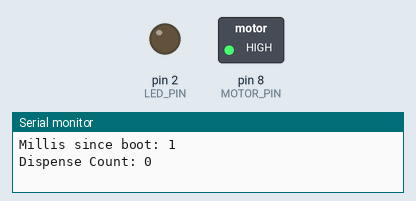
Simulated run of this sketch. Board: Arduino Uno, built with avr-gcc and run on an emulated ATmega328P. Shown: switched loads named in the sketch (green lamp = pin HIGH), output pins drawn as LEDs (lit = HIGH), the last lines printed to the serial monitor.

Above: at 0.1 s.
At 64.14 s:
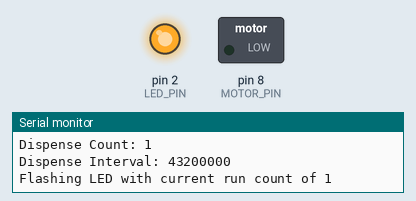
At 124.7 s:
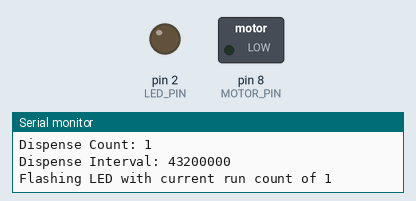
Timing chart, 0 to 126.2 s (numbered marks = the images above):
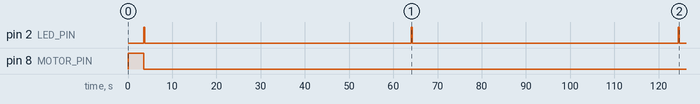

Measured:
- by itself, pin 2 (LED_PIN): alternates HIGH for 0.20 s and LOW for 60.3 s
- by itself, pin 8 (MOTOR_PIN): LOW → HIGH at 0.09 s, → LOW 3.5 s later

The sketch:

feed_the_kitty.ino
```cpp
unsigned int LED_PIN = 2;
unsigned int MOTOR_PIN = 8;
unsigned long DISPENSE_INTERVAL = 1000UL * 60 * 60 * 12; // Dispense every X hours.
unsigned long MOTOR_RUNTIME = 1000UL * 3.5; // Run dispensing motor for X seconds per run.
unsigned int DELAY = 1000U * 60; // Run loop every X seconds.
unsigned int LED_RUNTIME = 200; // Flash LED at 5Hz.

unsigned int dispenseCount = 0;

void setup() {
  pinMode(LED_PIN, OUTPUT);
  pinMode(MOTOR_PIN, OUTPUT);
  Serial.begin(9600);
  Serial.println("Starting up. MOTOR_RUNTIME=" + String(MOTOR_RUNTIME) + ", DISPENSE_INTERVAL=" + String(DISPENSE_INTERVAL / 1000) + " seconds");
}

void loop() {
  Serial.println("Millis since boot: " + String(millis()));
  Serial.println("Dispense Count: " + String(dispenseCount));
  Serial.println("Dispense Interval: " + String(DISPENSE_INTERVAL));

  if (millis() >= dispenseCount * DISPENSE_INTERVAL) {
    dispenseCount++;

    Serial.println("Dispensing...");
    digitalWrite(MOTOR_PIN, HIGH);
    delay(MOTOR_RUNTIME);
    digitalWrite(MOTOR_PIN, LOW);
    Serial.println("Dispensed.");
  }

  Serial.println("Flashing LED with current run count of " + String(dispenseCount));
  for (int i = 0; i < dispenseCount; i++) {
    digitalWrite(LED_PIN, HIGH);
    delay(LED_RUNTIME);
    digitalWrite(LED_PIN, LOW);
    delay(LED_RUNTIME);
  }

  delay(DELAY);
}
```
